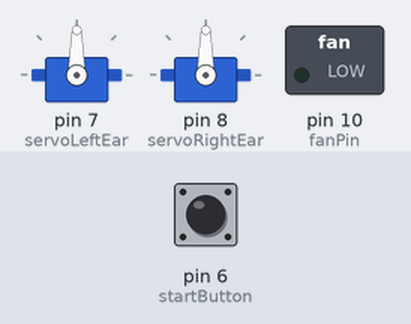
A sketch run on a simulated Arduino Uno, built with avr-gcc and run on an emulated ATmega328P. Parts: 2 × servo, switched loads named in the sketch (green lamp = pin HIGH). The inputs (shaded band) are chosen by the test bench; at power-on: pin 6 (startButton) LOW.

Above: at 1.2 s.
1.3 s: pin 6 (startButton) pulled HIGH for 0.15 s
At 3.0 s:
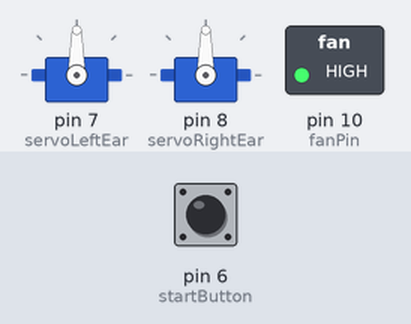
At 6.4 s:
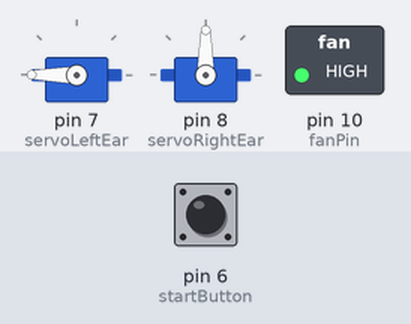
Timing chart, 0 to 19.0 s (numbered marks = the images above; inputs shaded):
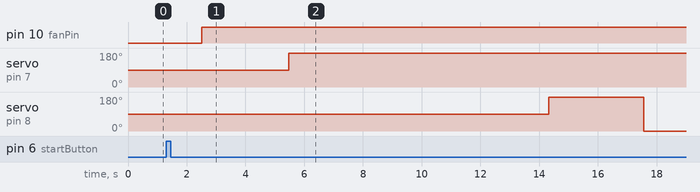

Measured:
- after the input at 1.3 s, pin 10 (fanPin): LOW → HIGH after 1.2 s; servo on pin 7 (servoLeftEar): 90° → 180° after 4.2 s; servo on pin 8 (servoRightEar): 90° → 180° after 13.0 s, → 0° 3.2 s later

The sketch:

generated_servo_sketch.ino
```cpp
#include <Servo.h>

Servo servoLeftEar, servoRightEar;

const int fanPin = 10; // Define the fan pin
const int startButton = 6; // Define the start button

void setup() {
  servoLeftEar.attach(7);
  servoRightEar.attach(8);
  pinMode(fanPin, OUTPUT);
  pinMode(startButton, INPUT);
  digitalWrite(fanPin, LOW);
}

void loop() {
  while (digitalRead(startButton) == LOW) { //wait for start button
    if (digitalRead(startButton) == HIGH){
      Serial.print("Starting Recording");
      break;
    }
  }
  delay(0);
  delay(1208);
  digitalWrite(fanPin, HIGH);
  delay(2966);
  servoLeftEar.write(180);
  delay(8855);
  servoRightEar.write(180);
  delay(3234);
  servoRightEar.write(0);
  delay(5502);
  servoRightEar.write(180);
  delay(6699);
  servoLeftEar.write(0);
  delay(13642);
  servoRightEar.write(0);
  delay(857);
  servoRightEar.write(180);
  end();
}

void end() {
  digitalWrite(fanPin, LOW);
  Serial.println("Ended Recording");
}
```
